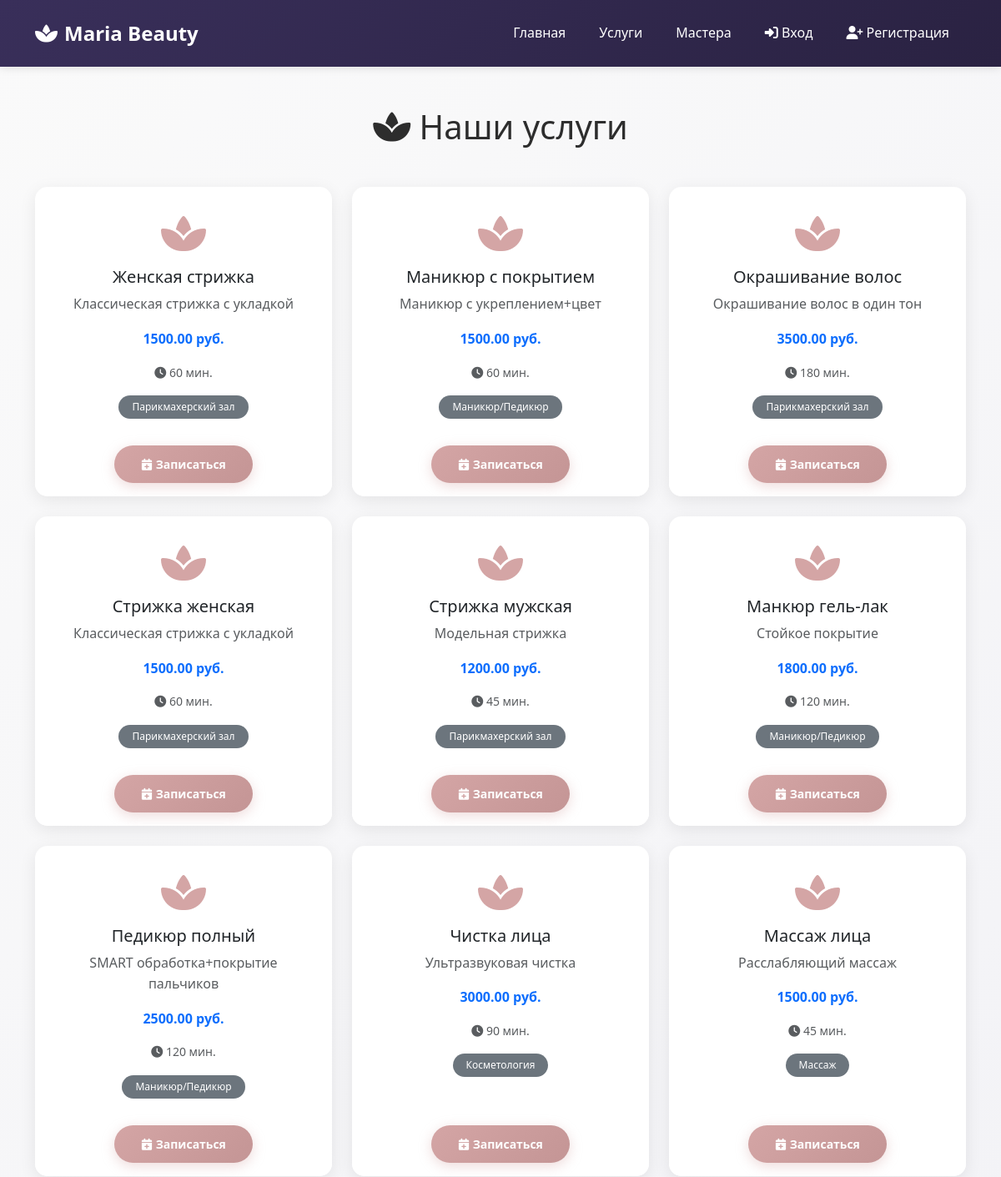
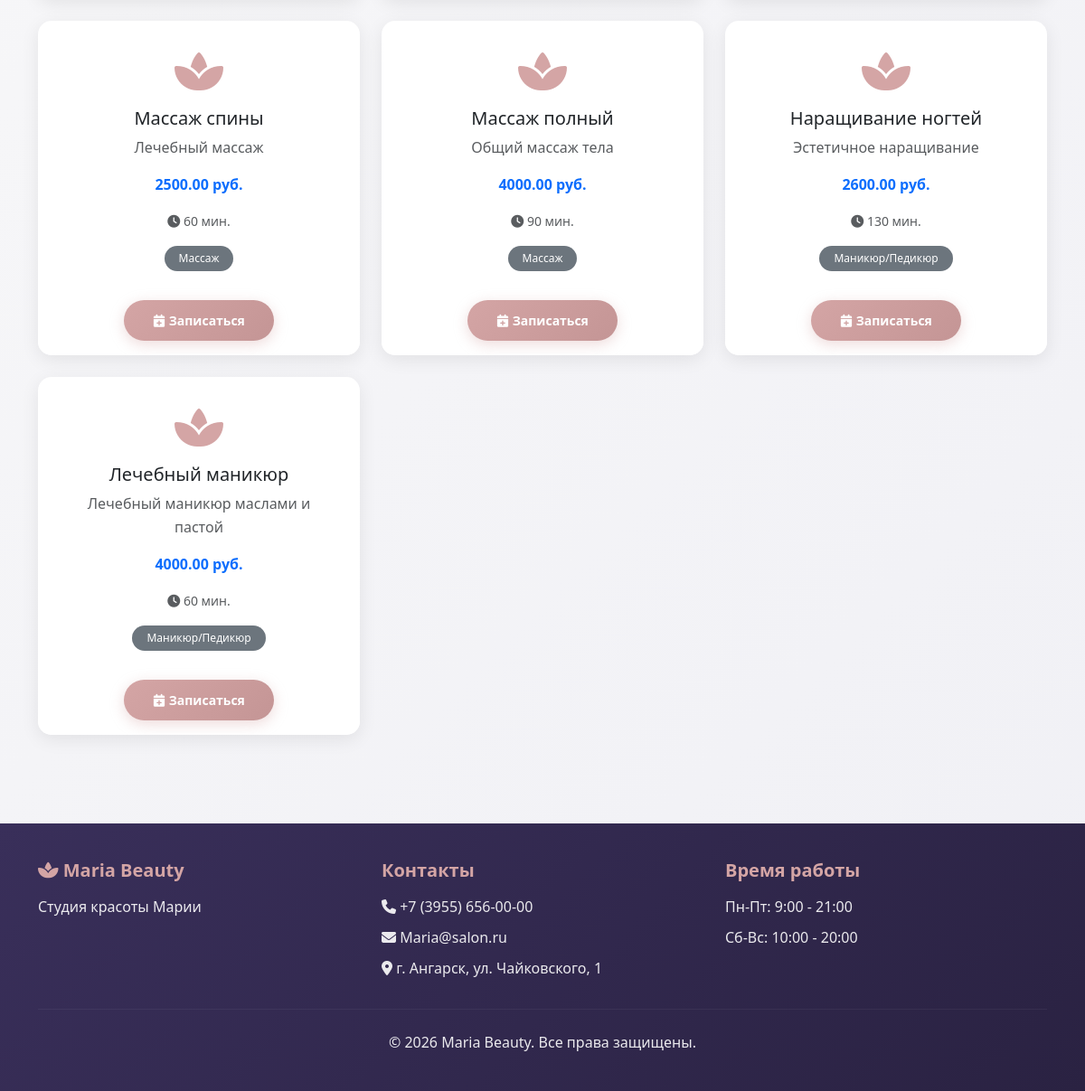
Page /services/ on the committed database (2 pictures, top to bottom).
### booking/models.py (models this page shows, shortened)
class Service(models.Model):
    CATEGORY_CHOICES = [
        ('hair', 'Парикмахерский зал'),
        ('nails', 'Маникюр/Педикюр'),
        ('cosmetics', 'Косметология'),
        ('massage', 'Массаж'),
        ('other', 'Другое'),
    ]
    name = models.CharField(max_length=100, verbose_name="Название услуги")
    description = models.TextField(blank=True, verbose_name="Описание")
    duration = models.IntegerField(help_text="Длительность в минутах", verbose_name="Длительность")
    price = models.DecimalField(max_digits=10, decimal_places=2, verbose_name="Стоимость")
    category = models.CharField(max_length=50, choices=CATEGORY_CHOICES, verbose_name="Категория")
    is_active = models.BooleanField(default=True, verbose_name="Активна")
    class Meta:
        verbose_name = "Услуга"
        verbose_name_plural = "Услуги"

### booking/views.py (the view)
# urls.py: path('services/', views.services_view, name='services'),
def services_view(request):
    category = request.GET.get('category')
    if category:
        services = Service.objects.filter(category=category, is_active=True)
    else:
        services = Service.objects.filter(is_active=True)
    return render(request, 'booking/services.html', {'services': services})

### booking/templates/booking/services.html (shortened to what this page needs)
{% extends 'booking/base.html' %}
{% block content %}
<section class="py-5">
    <div class="container">
        <h1 class="text-center mb-5"><i class="fas fa-spa"></i> Наши услуги</h1>
        <div class="row g-4">
            {% for service in services %}
            <div class="col-md-4">
                <div class="card service-card h-100">
                    <div class="card-body text-center">
                        <i class="fas fa-spa fa-3x mb-3" style="color: var(--primary-color);"></i>
                        <h5 class="card-title">{{ service.name }}</h5>
                        <p class="card-text text-muted">{{ service.description|truncatewords:20 }}</p>
                        <p class="fw-bold text-primary">{{ service.price }} руб.</p>
                        <p class="text-muted small">
                            <i class="fas fa-clock"></i> {{ service.duration }} мин.
                        </p>
                        <span class="badge bg-secondary">{{ service.get_category_display }}</span>
                    </div>
                    <div class="card-footer bg-white border-0 text-center pb-3">
                        <a href="{% url 'booking' %}" class="btn btn-primary btn-sm">
                            <i class="fas fa-calendar-plus"></i> Записаться
                        </a>
                    </div>
                </div>
            </div>
            {% empty %}
            <div class="col-12 text-center">
                <p class="text-muted">Услуги пока не добавлены.</p>
            </div>
            {% endfor %}
        </div>
    </div>
</section>
{% endblock %}

### booking/static/css/style.css (style rules this page uses)
:root { --primary-color:rgb(22, 228, 22)5; --primary-dark: #c49595; --primary-light: #f5e6e8; --secondary-color: #392f5a; --secondary-dark: #2a2242; --accent-color: #e8c4c4; --text-dark: #2d2d2d; --text-light: #666; --text-muted: #999; --white: #ffffff; --shadow: 0 5px 20px rgba(0,0,0,0.1); --shadow-hover: 0 15px 40px rgba(0,0,0,0.2); --transition: all 0.3s ease; --radius: 15px; --radius-lg: 25px; }
* { box-sizing: border-box; margin: 0; padding: 0; }
body { font-family: 'Segoe UI', Tahoma, Geneva, Verdana, sans-serif; background: linear-gradient(135deg, #fafafa 0%, #f0f0f5 100%); color: var(--text-dark); line-height: 1.6; overflow-x: hidden; }
.btn { border-radius: 50px; padding: 0.75rem 2rem; font-weight: 600; transition: var(--transition); position: relative; overflow: hidden; }
.btn::before { content: ''; position: absolute; top: 0; left: -100%; width: 100%; height: 100%; background: linear-gradient(90deg, transparent, rgba(255,255,255,0.2), transparent); transition: var(--transition); }
.btn-primary { background: linear-gradient(135deg, var(--primary-color), var(--primary-dark)); border: none; box-shadow: 0 4px 15px rgba(212, 165, 165, 0.4); }
.service-card { border: none; border-radius: var(--radius-lg); background: var(--white); box-shadow: var(--shadow); transition: var(--transition); overflow: hidden; animation: fadeIn 0.6s ease-out backwards; }
.service-card:nth-child(1) { animation-delay: 0.1s; }
.service-card .card-body { padding: 2rem; }
.service-card i { transition: var(--transition); }
.service-card .badge { padding: 0.5rem 1rem; border-radius: 20px; font-weight: 500; }
.card { border: none; border-radius: var(--radius); background: var(--white); box-shadow: var(--shadow); transition: var(--transition); }
.card-body { padding: 1.5rem; }
.card-footer { background: transparent; border: none; padding: 0 1.5rem 1.5rem; }
html { scroll-behavior: smooth; }
.badge { font-weight: 500; padding: 0.4rem 0.9rem; border-radius: 20px; }

### booking/templates/booking/base.html (style rules this page uses)
:root { --primary-color: #d4a5a5; --secondary-color: #392f5a; --accent-color: #f5e6e8; }
body { font-family: 'Segoe UI', Tahoma, Geneva, Verdana, sans-serif; background-color: #fafafa; }
.btn-primary { background-color: var(--primary-color); border-color: var(--primary-color); }
.service-card { border: none; border-radius: 15px; box-shadow: 0 5px 20px rgba(0,0,0,0.1); transition: transform 0.3s; }
.card { border: none; border-radius: 15px; box-shadow: 0 5px 20px rgba(0,0,0,0.08); }

### rows in the picture
Service: name "Женская стрижка", description "Классическая стрижка с укладкой", price "1500.00", duration "60", category "Парикмахерский зал"
Service: name "Маникюр с покрытием", description "Маникюр с укреплением+цвет", price "1500.00", duration "60", category "Маникюр/Педикюр"
Service: name "Окрашивание волос", description "Окрашивание волос в один тон", price "3500.00", duration "180", category "Парикмахерский зал"
Service: name "Стрижка женская", description "Классическая стрижка с укладкой", price "1500.00", duration "60", category "Парикмахерский зал"
Service: name "Стрижка мужская", description "Модельная стрижка", price "1200.00", duration "45", category "Парикмахерский зал"
Service: name "Манкюр гель-лак", description "Стойкое покрытие", price "1800.00", duration "120", category "Маникюр/Педикюр"
Service: name "Педикюр полный", description "SMART обработка+покрытие пальчиков", price "2500.00", duration "120", category "Маникюр/Педикюр"
Service: name "Чистка лица", description "Ультразвуковая чистка", price "3000.00", duration "90", category "Косметология"
Service: name "Массаж лица", description "Расслабляющий массаж", price "1500.00", duration "45", category "Массаж"
Service: name "Массаж спины", description "Лечебный массаж", price "2500.00", duration "60", category "Массаж"
Service: name "Массаж полный", description "Общий массаж тела", price "4000.00", duration "90", category "Массаж"
Service: name "Наращивание ногтей", description "Эстетичное наращивание", price "2600.00", duration "130", category "Маникюр/Педикюр"
Service: name "Лечебный маникюр", description "Лечебный маникюр маслами и пастой", price "4000.00", duration "60", category "Маникюр/Педикюр"
